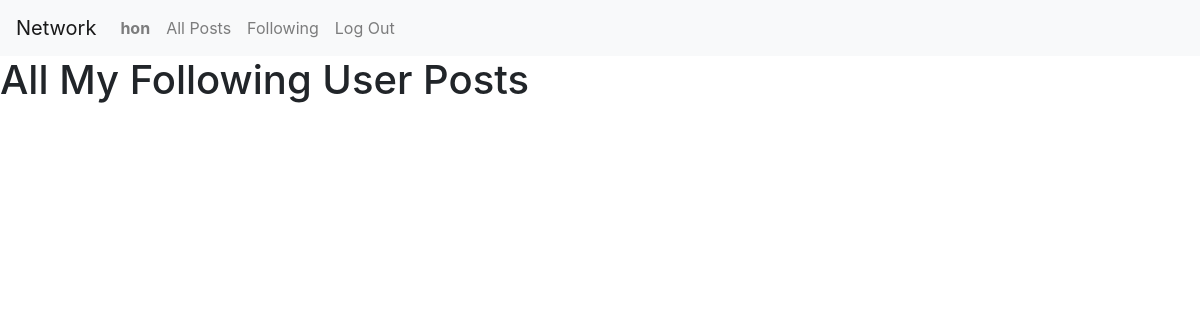
Page /following (signed in) on the earlier database version.
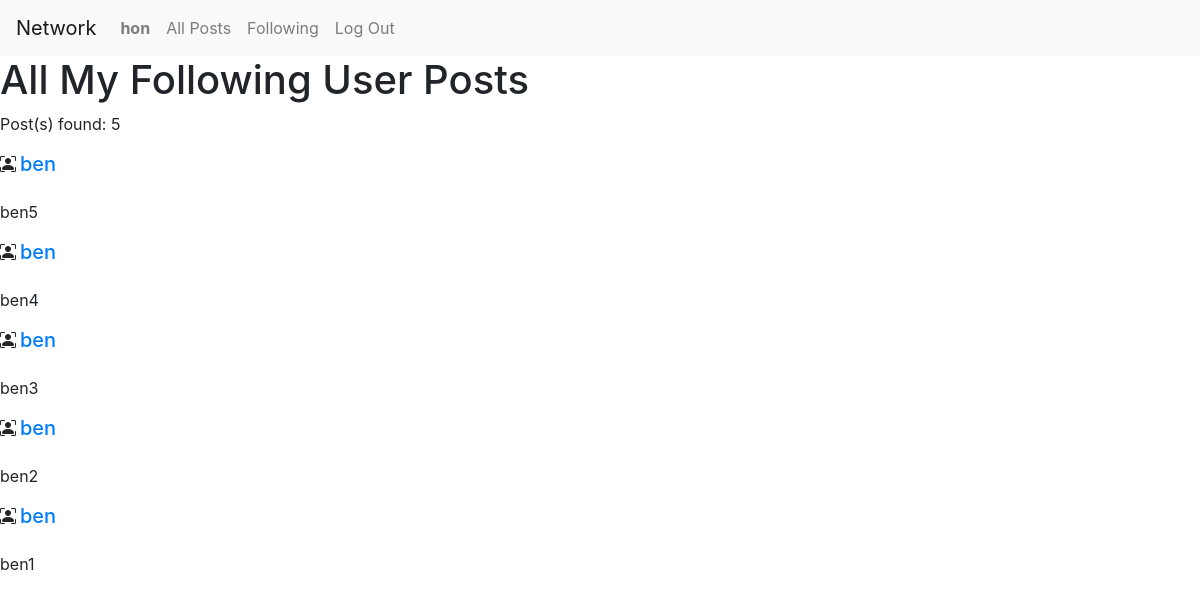
Same page on the later database version.
### network/models.py (models this page shows)
class User(AbstractUser):
    pass

class Post(models.Model):
    poster=models.ForeignKey(User,on_delete=models.CASCADE,related_name="posts")
    content=models.TextField()
    timestamp=models.DateTimeField(auto_now_add=True)

### network/views.py (the view)
# urls.py: path('following',views.following,name="following"),
def following(request):
    if request.user.is_authenticated:
        all_users_i_follow = User.objects.filter(followers__follower=request.user)
        all_users_posts=[]
        all_users_posts=Post.objects.filter(poster__in=all_users_i_follow)
        all_users_posts=all_users_posts.order_by('-timestamp')
        logging.debug(f'all_users_posts::{all_users_posts}')
    return render(request,'network/following.html',{'posts':all_users_posts})

### network/templates/network/following.html (shortened to what this page needs)
{% extends "network/layout.html" %} {%block title%}Home Page{%endblock%}
{%block body %}
<div class="following-container">
<h1>All My Following User Posts</h1>
{%if posts%}
<p>Post(s) found: {{ posts|length }}</p>
<div class="post">
   {%for post in posts%}
   <div class="sub-post">
      <div class="d-flex">
         <i class="bi bi-person-bounding-box"></i><h5 class="mx-1"><a href="{% url 'profile' post.poster.id %}">{{post.poster.username}}</a></h5>
      </div>
      <p>{{post.content}}</p>
   </div>
   {%endfor%}
</div>
{%endif%}
</div>
{%endblock%}

### network/templates/network/layout.html (shortened to what this page needs)
{% load static %}
<!DOCTYPE html>
<html lang="en">
    <head>
        <link rel="stylesheet" href="https://stackpath.bootstrapcdn.com/bootstrap/4.4.1/css/bootstrap.min.css">
        <link href="https://cdn.jsdelivr.net/npm/bootstrap-icons@1.8.1/font/bootstrap-icons.css" rel="stylesheet">
        <link href="{% static 'network/styles.css' %}" rel="stylesheet">
        <link href="{% static 'network/index-style.css' %}" rel="stylesheet">
        <link href="{% static 'network/profile-style.css' %}" rel="stylesheet">
        <link href="{% static 'network/following-style.css' %}" rel="stylesheet">
    </head>
    <body>
        <nav class="navbar navbar-expand-lg navbar-light bg-light">
            <a class="navbar-brand" href="#">Network</a>
            <div>
              <ul class="navbar-nav mr-auto">
                {% if user.is_authenticated %}
                    <li class="nav-item">
                        <a class="nav-link" href="#"><strong>{{ user.username }}</strong></a>
                    </li>
                {% endif %}
                <li class="nav-item">
                  <a class="nav-link" href="{% url 'index' %}">All Posts</a>
                </li>
                {% if user.is_authenticated %}
                    <li class="nav-item">
                        <a class="nav-link" href="{% url 'following'%}">Following</a>
                    </li>
                    <li class="nav-item">
                        <a class="nav-link" href="{% url 'logout' %}">Log Out</a>
                    </li>
                {% endif %}
              </ul>
            </div>
          </nav>
        <div class="body">
            {% block body %}
            {% endblock %}
        </div>
    </body>
</html>

### network/static/network/styles.css (style rules this page uses)
body { width: 100%; padding:0; margin: 0; box-sizing: border-box; }

Differences in the rows shown:
added Post: poster.username "ben", content "ben5"
added Post: poster.username "ben", content "ben4"
added Post: poster.username "ben", content "ben3"
added Post: poster.username "ben", content "ben2"
added Post: poster.username "ben", content "ben1"
Other differences:
{{ posts|length }}: (not shown) → "5"
text now shown: "Post(s) found:"
